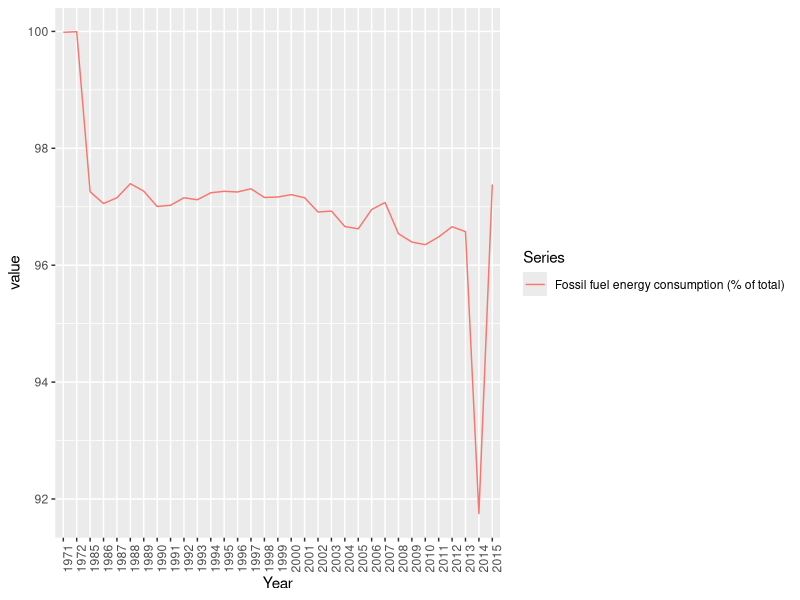
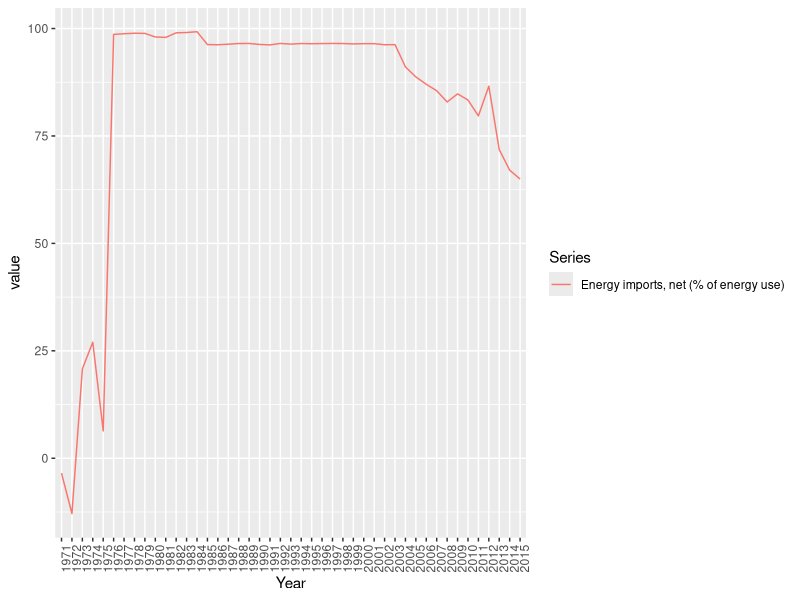
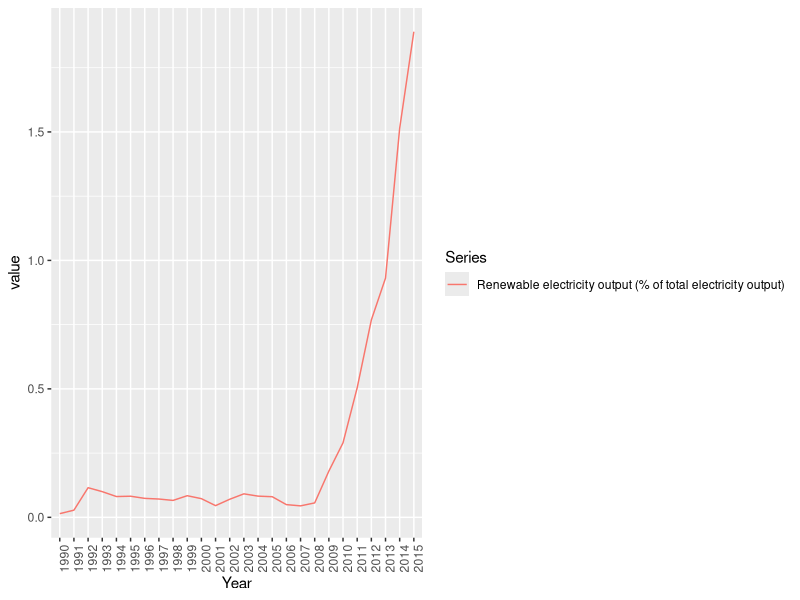

The R script that drew these images, in order:
## ---- chunk 1
knitr::opts_chunk$set(echo = TRUE)
## ---- chunk 2
library(tidyverse)
library(kableExtra)
library(bookdown)
library(lubridate)
## ---- chunk 3
data = read.csv("data/wdi_data.csv")
data = data[1:35,]

names(data)[5:54] = c(1970:2019)
names(data)[3] = c("Series")

data_value = data %>%
  select('1970':'2019')

data_value = data.frame(lapply(data_value, as.character), stringsAsFactors =FALSE)
data_value = data.frame(lapply(data_value, as.numeric))

data = data.frame(Series = data$Series, data_value)
names(data)[2:51] = c(1970:2019)

data_long = data %>%
  pivot_longer(`1970`:`2019`, names_to = "Year") %>%
  mutate(Year = as.factor(Year))

#use data_long for analysis.
## ---- chunk 4
data_electric = data_long %>%
  filter(Series %in% c("Renewable electricity output (% of total electricity output)",
                       "Fossil fuel energy consumption (% of total)",
                       "Energy imports, net (% of energy use)",
                       "Fossil fuel energy consumption (% of total)",
                       "Renewable electricity output (% of total electricity output)",
                       "Electricity production from oil, gas and coal sources (% of total)"))
## ---- chunk 5
data_electric %>% 
  filter(Series %in% c("Fossil fuel energy consumption (% of total)")) %>%
  drop_na() %>%
  ggplot(aes(x=Year, y=value, colour=Series)) + 
  geom_line(aes(group=1)) + 
  theme(axis.text.x = element_text(angle = 90))

data_electric %>% 
  filter(Series %in% c("Energy imports, net (% of energy use)")) %>%
  drop_na() %>%
  ggplot(aes(x=Year, y=value, colour=Series)) + 
  geom_line(aes(group=1)) + 
  theme(axis.text.x = element_text(angle = 90))

data_electric %>% 
  filter(Series %in% c("Renewable electricity output (% of total electricity output)")) %>%
  drop_na() %>%
  ggplot(aes(x=Year, y=value, colour=Series)) + 
  geom_line(aes(group=1)) + 
  theme(axis.text.x = element_text(angle = 90))
